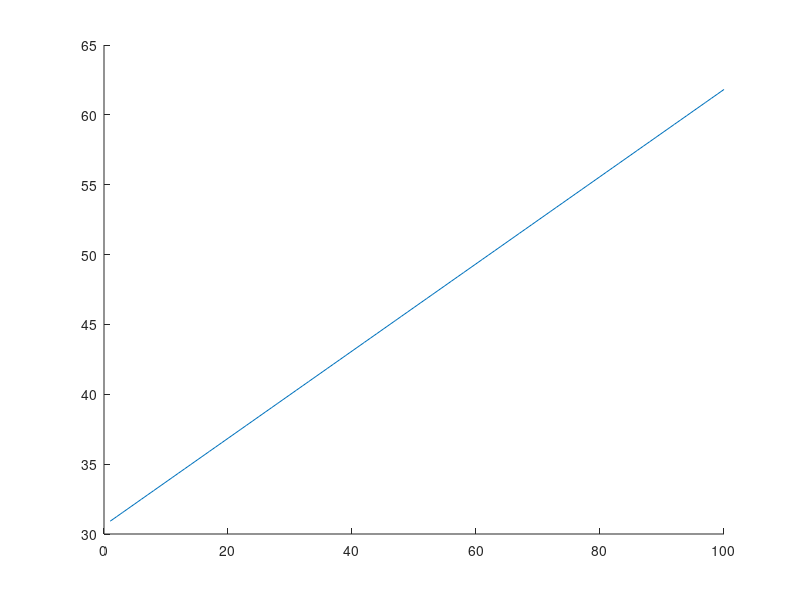

Write the MATLAB code that produced this figure.
clc;
clear variables;
%% Mass

mg=250;
Mg=1200;
F_load=mg+Mg;
Fs=1500;

%% Length Definition

Lac=.5905;
Lad=.493;
Lcd=.15207;
Lgh=.15207;
Lcg=.880;
Ldh=.880;
Lck=.665;
Lce=.60978;
Lgj=.30093;
temp_angle=acos(Lac/Lce);


%%

theta=linspace(70*pi/180,140*pi/180,100);
phi=(theta-90)*pi/180;
temp=theta-temp_angle;
EK=sqrt(Lck^2+Lce^2-2*Lck*Lce*cos(temp));
psi=asin(EK/(Lce*sin(temp)));

%%
M_load=F_load*Lgj;

Fgx=M_load/Lgh;
FGX=ones(100)*Fgx;
Fgy=F_load*cos(phi);
Fhx=Fgx+F_load*sin(phi);
Fdx=Fhx;
Fcx=Fgx+Fs*cos(temp);
Fcy=Fgy-Fs*sin(temp);

figure(1)
hold on
% plot(FGX);
plot(Fgy);
% plot(Fhx);
% plot(Fdx);
% plot(Fcx);
% plot(Fcy);

